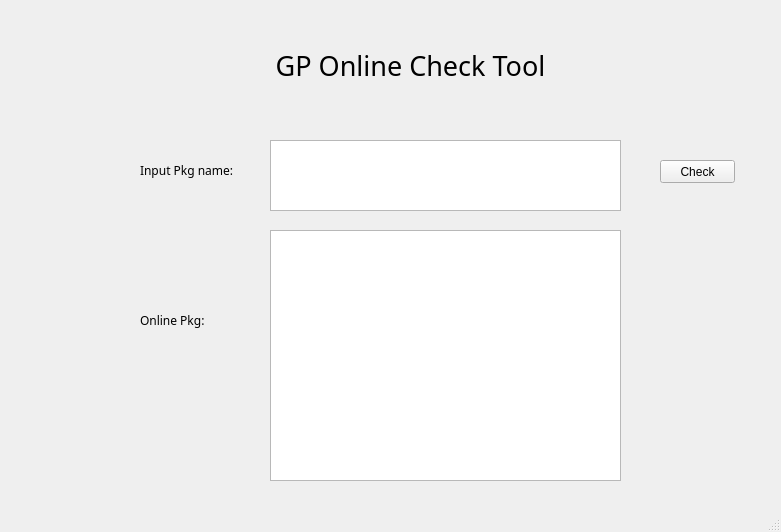
<?xml version="1.0" encoding="UTF-8"?>
<ui version="4.0">
 <class>MainWindow</class>
 <widget class="QMainWindow" name="MainWindow">
  <property name="geometry">
   <rect>
    <x>0</x>
    <y>0</y>
    <width>781</width>
    <height>532</height>
   </rect>
  </property>
  <property name="windowTitle">
   <string>MainWindow</string>
  </property>
  <widget class="QWidget" name="centralwidget">
   <widget class="QLabel" name="title">
    <property name="geometry">
     <rect>
      <x>240</x>
      <y>30</y>
      <width>341</width>
      <height>71</height>
     </rect>
    </property>
    <property name="font">
     <font>
      <family>Arial Black</family>
      <pointsize>20</pointsize>
     </font>
    </property>
    <property name="text">
     <string>GP Online Check Tool</string>
    </property>
    <property name="alignment">
     <set>Qt::AlignCenter</set>
    </property>
   </widget>
   <widget class="QLabel" name="input_label">
    <property name="geometry">
     <rect>
      <x>140</x>
      <y>160</y>
      <width>101</width>
      <height>21</height>
     </rect>
    </property>
    <property name="font">
     <font>
      <family>Arial Unicode MS</family>
     </font>
    </property>
    <property name="text">
     <string>Input Pkg name:</string>
    </property>
   </widget>
   <widget class="QLabel" name="result_label">
    <property name="geometry">
     <rect>
      <x>140</x>
      <y>310</y>
      <width>101</width>
      <height>21</height>
     </rect>
    </property>
    <property name="font">
     <font>
      <family>Arial Unicode MS</family>
     </font>
    </property>
    <property name="text">
     <string>Online Pkg:</string>
    </property>
   </widget>
   <widget class="QTextEdit" name="input_box">
    <property name="geometry">
     <rect>
      <x>270</x>
      <y>140</y>
      <width>351</width>
      <height>71</height>
     </rect>
    </property>
   </widget>
   <widget class="QTextEdit" name="result_box">
    <property name="geometry">
     <rect>
      <x>270</x>
      <y>230</y>
      <width>351</width>
      <height>251</height>
     </rect>
    </property>
   </widget>
   <widget class="QPushButton" name="check_button">
    <property name="geometry">
     <rect>
      <x>660</x>
      <y>160</y>
      <width>75</width>
      <height>23</height>
     </rect>
    </property>
    <property name="text">
     <string>Check</string>
    </property>
   </widget>
  </widget>
  <widget class="QMenuBar" name="menubar">
   <property name="geometry">
    <rect>
     <x>0</x>
     <y>0</y>
     <width>781</width>
     <height>23</height>
    </rect>
   </property>
  </widget>
  <widget class="QStatusBar" name="statusbar"/>
 </widget>
 <resources/>
 <connections/>
</ui>
